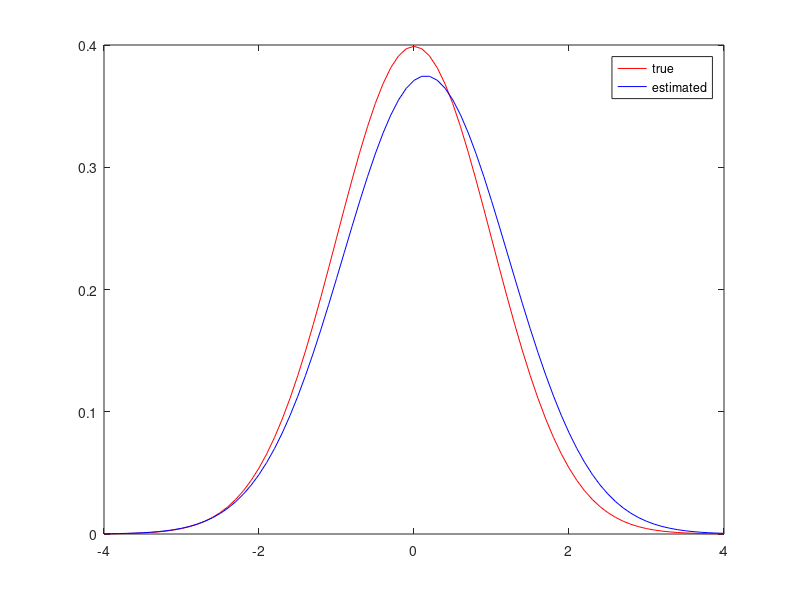

Write MATLAB code to recreate this figure.
clear all
n = 5; mu = 0; sigma = 1;
xx= sigma*randn(n, 1)+mu;
mu_MLE = mean(xx);
sigma_MLE = std(xx, 1);
 
x = -4:0.1:4;
y = normpdf(x, mu, sigma);
y_MLE = normpdf(x, mu_MLE, sigma_MLE);
 
plot(x, y, 'r-', x, y_MLE, 'b-');
legend('true', 'estimated');
print -depsc2 gauss1d_pdf.eps  % -deps ではカラーの eps ファイルが出力されない．
